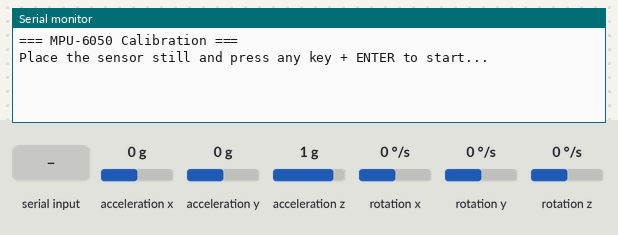
The sketch below on a simulated Arduino Uno, built with avr-gcc and run on an emulated ATmega328P. Parts: the last lines printed to the serial monitor. Wiring (inferred from the names in the program): MPU-6050 motion sensor at I2C address 0x68. Inputs (shaded band) come from the test bench; at power-on: acceleration x 0 g, acceleration y 0 g, acceleration z 1 g, rotation x 0 °/s, rotation y 0 °/s, rotation z 0 °/s.

Above: at 0.8 s.
0.9 s: "1" received over Serial
At 1.79 s:
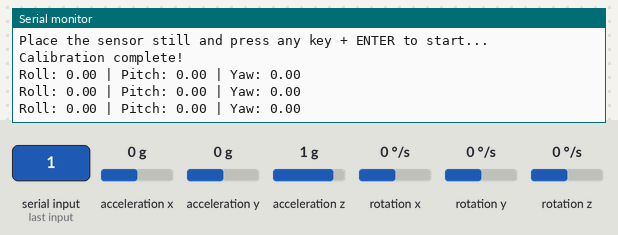
3.0 s: acceleration x set to -1.4 g
At 3.03 s:
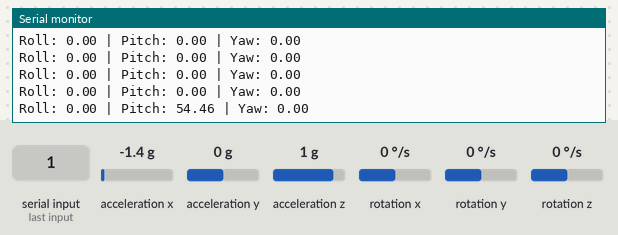
4.5 s: acceleration y set to -1.4 g
At 4.58 s:
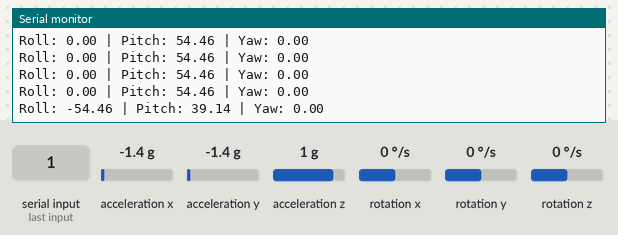
7.5 s: acceleration y set to 0 g
At 7.58 s:
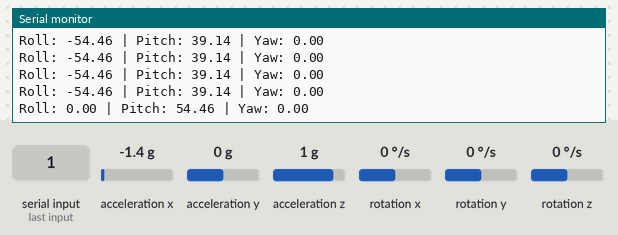
10.5 s: acceleration x set to 0 g
At 10.58 s:
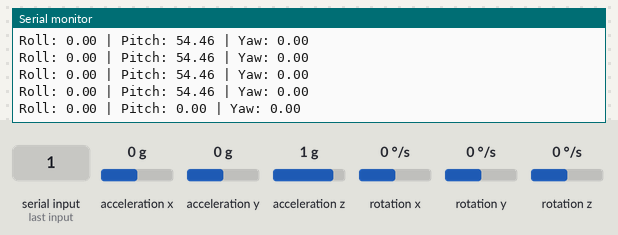
13.5 s: acceleration z set to -1.4 g
At 13.58 s:
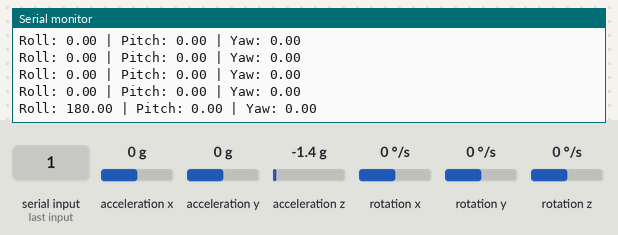
Timing chart, 0 to 16.5 s (numbered marks = the images above; inputs shaded):
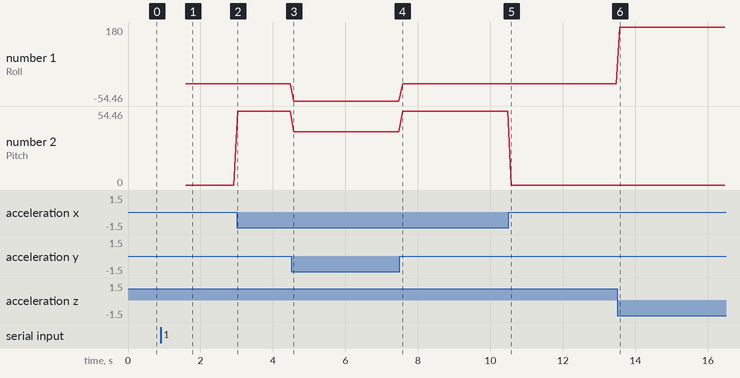

The sketch:

GYRO.ino
```cpp
#include <Wire.h>

const int MPU_ADDR = 0x68;

int16_t ax, ay, az;
int16_t gx, gy, gz;

int16_t gx_offset = 0, gy_offset = 0, gz_offset = 0;

float roll = 0, pitch = 0, yaw = 0;
unsigned long lastTime;
float dt;

void setup() {
  Wire.begin();
  Serial.begin(9600);

  Wire.beginTransmission(MPU_ADDR);
  Wire.write(0x6B); // Power management
  Wire.write(0);
  Wire.endTransmission(true);

  Serial.println("=== MPU-6050 Calibration ===");
  Serial.println("Place the sensor still and press any key + ENTER to start...");
  while (!Serial.available());  // Wait for user input
  while (Serial.available()) Serial.read();  // Clear input buffer

  calibrateGyro();
  Serial.println("Calibration complete!");

  lastTime = millis();
}

void loop() {
  readMPU6050();

  unsigned long now = millis();
  dt = (now - lastTime) / 1000.0;
  lastTime = now;

  float gyroZ = (gz - gz_offset) / 131.0;
  yaw += gyroZ * dt;

  // Convert int16_t to float
  float ax_f = (float)ax;
  float ay_f = (float)ay;
  float az_f = (float)az;

  // Avoid division by zero
  float denominator = sqrt(ay_f * ay_f + az_f * az_f);
  if (denominator < 0.0001) denominator = 0.0001;

  // Compute angles in degrees
  roll = atan2(ay_f, az_f) * 180.0 / PI;
  pitch = atan2(-ax_f, denominator) * 180.0 / PI;

  // Print angles
  Serial.print("Roll: "); Serial.print(roll, 2);
  Serial.print(" | Pitch: "); Serial.print(pitch, 2);
  Serial.print(" | Yaw: "); Serial.println(yaw, 2);

  delay(100);
}

void readMPU6050() {
  Wire.beginTransmission(MPU_ADDR);
  Wire.write(0x3B);
  Wire.endTransmission(false);
  Wire.requestFrom(MPU_ADDR, 14, true);

  ax = Wire.read() << 8 | Wire.read();
  ay = Wire.read() << 8 | Wire.read();
  az = Wire.read() << 8 | Wire.read();
  Wire.read(); Wire.read(); // Skip temperature
  gx = Wire.read() << 8 | Wire.read();
  gy = Wire.read() << 8 | Wire.read();
  gz = Wire.read() << 8 | Wire.read();
}

void calibrateGyro() {
  long sumX = 0, sumY = 0, sumZ = 0;
  const int samples = 100;

  for (int i = 0; i < samples; i++) {
    readMPU6050();
    sumX += gx;
    sumY += gy;
    sumZ += gz;
    delay(5);
  }

  gx_offset = sumX / samples;
  gy_offset = sumY / samples;
  gz_offset = sumZ / samples;
}
```

Measured:
- after the input at 0.9 s, the serial monitor: prints a new line after 0.68 s (image 1)
- after the input at 3.0 s, the serial monitor: prints a new line at once (image 2)
- after the input at 4.5 s, the serial monitor: prints a new line after 0.08 s (image 3)
- after the input at 7.5 s, the serial monitor: prints a new line after 0.08 s (image 4)
- after the input at 10.5 s, the serial monitor: prints a new line after 0.08 s (image 5)
- after the input at 13.5 s, the serial monitor: prints a new line after 0.07 s (image 6)
- plotted number 1: 0 → -54.46 after the input at 4.5 s, 0 → 180 after the input at 13.5 s
- plotted number 2: 0 → 54.46 after the input at 3.0 s, 54.46 → 39.14 after the input at 4.5 s, 39.14 → 54.46 after the input at 7.5 s
